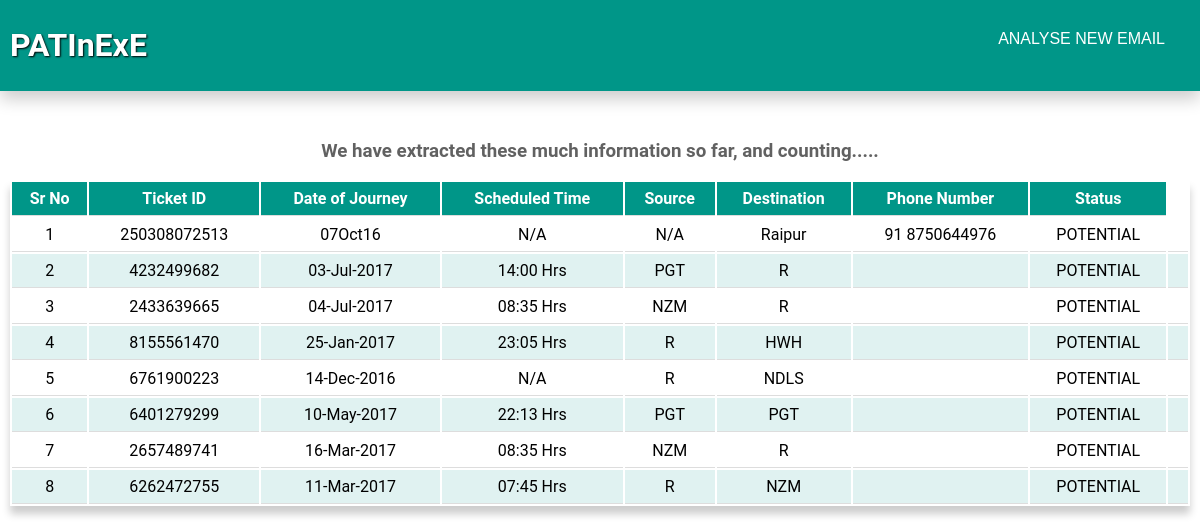
The page /show_list/ on the database its author committed.
### infoextr/models.py (models this page shows)
class User(models.Model):
    Ticketid= models.CharField(max_length = 265,primary_key=True)
    Dateofjourney = models.CharField(max_length =265 )
    Sheduletime = models.CharField(max_length =265 )
    Source = models.CharField(max_length =265 )
    Destination = models.CharField(max_length =265 )
    Phonenumber = models.CharField(max_length =265 )
    Status = models.CharField(max_length =265 )

### infoextr/views.py (the view)
# urls.py: url(r'^show_list/',views.show_list, name='show_list'),
def show_list(request):
    data_list = User.objects.all()
    data_dic ={'details':data_list}
    if request.method=="POST":
        data_dic['result']=request.session['evaluation_result']
    return render(request,'infoextr/show_list.html',context=data_dic)

### templates/infoextr/show_list.html (shortened to what this page needs)
<html>
<head>
</head>
<body  style="padding:0;margin:0" onload="showModal();">
  <div style="background-color: #009688" class="card">
    <div style="float:left;width:45%;">
      <h1>PATInExE</h1>
    </div>
    <div align="right" style="float:right;width:45%;">
      <button style="padding:15px; margin:10px" onclick=location.href="http://127.0.0.1:8000/email_submission/">ANALYSE NEW EMAIL</button>
    </div>
  </div>
  <div class="content" align="center">
    {% if details  %}
      <h3 style="color:#616161">We have extracted these much information so far, and counting.....</h3>
      <table >
       <tr>
         <th>Sr No</th>
         <th>Ticket ID</th>
         <th>Date of Journey</th>
         <th>Scheduled Time</th>
         <th>Source</th>
         <th>Destination</th>
         <th>Phone Number</th>
         <th>Status</th>
       </tr>
       {% for data in details %}
         <tr>
           <td>{{forloop.counter}}</td>
           <td>{{data.Ticketid}}</td>
           <td>{{data.Dateofjourney}}</td>
           <td>{{data.Sheduletime}}</td>
           <td>{{data.Source}}</td>
           <td>{{data.Destination}}</td>
           <td>{{data.Phonenumber}}</td>
           <td>{{data.Status}}<td>
         </tr>
         {% endfor %}
     </table>
   {% else %}
     <h3 style="color:#616161">We have not extracted any information yet. Feed us some new emails!</h3>
     <button style="padding:15px; margin:10px" onclick=location.href="http://127.0.0.1:8000/email_submission/">WE HAVE A NEW EMAIL</button>
   {% endif %}
  </div>
</body>
</html>

### templates/infoextr/show_list.html (style rules this page uses)
.card { box-shadow: 0 4px 8px 0 rgba(0,0,0,0.2); transition: 0.3s; text-shadow: 1px 1px 2px #000000; color: #ffffff; padding: 5px 10px 5px 10px; overflow: hidden; }
.content { padding: 30px 10px 10px 10px; }
h1,h3 { font-family: 'Roboto', sans-serif; }
input[type="submit"],button { background-color: #009688; border: none; color: white; padding: 15px 32px; text-align: center; text-decoration: none; display: inline-block; font-size: 16px; transition: 0.3s; cursor:pointer; }
table { width:100%; text-align: center; font-family: 'Roboto', sans-serif; box-shadow: 0 8px 8px 0 rgba(0,0,0,0.2); align-items: center; margin-bottom: 30px; }
td,th { vertical-align: centre; border-bottom: 1px solid #ddd; padding: 7px; }
tr:nth-child(odd) { width: inherit; background-color: #E0F2F1; }
th { background-color: #009688; color: white; }

### rows shown on the page
User: Ticketid "250308072513", Dateofjourney "07Oct16", Sheduletime "N/A", Source "N/A", Destination "Raipur", Phonenumber "91 8750644976", Status "POTENTIAL"
User: Ticketid "4232499682", Dateofjourney "03-Jul-2017", Sheduletime "14:00 Hrs", Source "PGT", Destination "R", Status "POTENTIAL"
User: Ticketid "2433639665", Dateofjourney "04-Jul-2017", Sheduletime "08:35 Hrs", Source "NZM", Destination "R", Status "POTENTIAL"
User: Ticketid "8155561470", Dateofjourney "25-Jan-2017", Sheduletime "23:05 Hrs", Source "R", Destination "HWH", Status "POTENTIAL"
User: Ticketid "6761900223", Dateofjourney "14-Dec-2016", Sheduletime "N/A", Source "R", Destination "NDLS", Status "POTENTIAL"
User: Ticketid "6401279299", Dateofjourney "10-May-2017", Sheduletime "22:13 Hrs", Source "PGT", Destination "PGT", Status "POTENTIAL"
User: Ticketid "2657489741", Dateofjourney "16-Mar-2017", Sheduletime "08:35 Hrs", Source "NZM", Destination "R", Status "POTENTIAL"
User: Ticketid "6262472755", Dateofjourney "11-Mar-2017", Sheduletime "07:45 Hrs", Source "R", Destination "NZM", Status "POTENTIAL"
